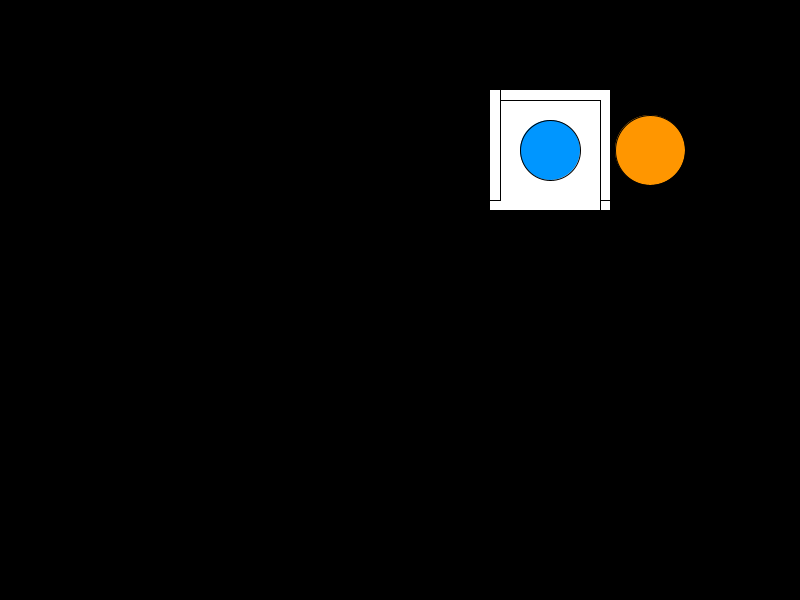
Frame 1 (no input)
Frame 60 (the mouse pressed at the canvas centre just before this capture): identical to frame 1, image omitted
Frame 120 (the mouse held since frame 60 and released just before this capture): identical to frame 1, image omitted

The Processing sketch that drew this single still picture (run headless with seeded random() and noise(); from frame 60 on, the mouse is pressed at the canvas centre):

// Processing sketch: Labyrinth
// ── Labyrinth.pde

Maze maze;
int unitSize = 100;

void setup(){
  frameRate(60);
  size(800,600);
  maze = new Maze(unitSize);
  int cols = width/unitSize, rows = height/unitSize;
  maze.generate(cols, rows, int(random(0,cols)) , int(random(0,rows)));
}

void draw(){
  background(255);
  maze.show();
}

void keyPressed(){
  if(maze.state==-1){
    if(key == 'w') maze.move(0);
    else if(key == 'd') maze.move(1);
    else if(key == 's') maze.move(2);
    else if(key == 'a') maze.move(3);
  }
  else{
    unitSize -= 10;
    maze.cellSize = unitSize;
    int cols = width/unitSize, rows = height/unitSize;
    maze.generate(cols, rows, int(random(0,cols)) , int(random(0,rows)));
  }
}
// ── Cell.pde
class Cell{
  PVector pos = new PVector();
  boolean[] sides = {true, true, true, true};
  boolean visited = false;
  
  Cell(float x, float y){
    pos.x = x;
    pos.y = y;
  }
  void show(int size){
    stroke(0);
    if(sides[0]) line(pos.x*size, pos.y*size, (pos.x+1)*size, pos.y*size);
    if(sides[1]) line((pos.x+1)*size, pos.y*size, (pos.x+1)*size, (pos.y+1)*size);
    if(sides[2]) line((pos.x+1)*size, (pos.y+1)*size, pos.x*size, (pos.y+1)*size);
    if(sides[3]) line(pos.x*size, (pos.y+1)*size, pos.x*size, pos.y*size);
  }
}
// ── Maze.pde
class Maze {
  Cell[][] grid;
  int cellSize;
  int[] end, start = new int[2];
  int state = -1;
  PVector[] fowOuter = {new PVector(0, 0), new PVector(0, height), new PVector(width, height), new PVector(width, 0)};
  ArrayList<int[]> steps = new ArrayList<int[]>();
  Maze(int size) {
    cellSize = size;
  }
  void reset(){
    state = -1;
    steps.clear();
  }
  void generate(int cols, int rows, int startX, int startY) {
    reset();
    start[0] = startX;
    start[1] = startY;
    int[] newStep = {start[0],start[1]};
    steps.add(newStep);
    grid = new Cell[cols][rows];
    for (int c = 0; c < cols; c++) {
      for (int r = 0; r < rows; r++) {
        grid[c][r] = new Cell(c, r);
      }
    }
    Pather pather = new Pather(start[0], start[1], cellSize, this.grid);
    do {
      pather.update();
    } while (pather.stack.size()>0);
    end = pather.furthest;
    print("Closest path: ", pather.biggestStack, '\n');
  }
  void show() {
    if (state==-1){
      for (int c = start[0]-1; c <= start[0]+1 && c < grid.length; c++) {
        if(c<0) c = 0;
        for (int r = start[1]-1; r <= start[1]+1 && r < grid[c].length; r++) {
          if(r<0) r = 0;
          grid[c][r].show(cellSize);
        }
      }
      fogOfWar();
      showSteps();
    }
    else{
      if (state<100) state++;
      for (int c = 0; c < grid.length; c++) {
        for (int r = 0; r < grid[c].length; r++) {
          grid[c][r].show(cellSize);
        }
      }
      showSteps();
      fogOfWar(state);
    }
    stroke(0);
    strokeWeight(1);
    fill(255, 150, 0);
    ellipse((end[0]+0.5)*cellSize, (end[1]+0.5)*cellSize, cellSize*0.7, cellSize*0.7);//Exit
    fill(0, 150, 255);
    ellipse((start[0]+0.5)*cellSize, (start[1]+0.5)*cellSize, cellSize*0.6, cellSize*0.6);//"Player"
    if(state!=-1){
      fill(249, 208, 0);
      textSize(128);
      text("Victory",width/4,height/2+height/15);
      textSize(32);
      fill(213, 178, 0);
      text("Press any key to continue...",width/5,height/2+height/8);
    }
  }
  void showSteps(){
    stroke(100,255,100);
    strokeWeight(2);
    for(int i = 1; i < steps.size(); i++) line((steps.get(i-1)[0]+0.5)*cellSize,(steps.get(i-1)[1]+0.5)*cellSize,(steps.get(i)[0]+0.5)*cellSize,(steps.get(i)[1]+0.5)*cellSize);
  }
  void move(int dir) {
    int[] newPos = {start[0], start[1]};
    switch(dir) {
    case 0: 
      newPos[1]--; 
      break;
    case 1: 
      newPos[0]++; 
      break;
    case 2: 
      newPos[1]++; 
      break;
    case 3: 
      newPos[0]--; 
      break;
    }
    if (newPos[0]>=0&&newPos[1]>=0&&newPos[0]<grid.length&&grid.length>0&&newPos[1]<grid[0].length&&!grid[start[0]][start[1]].sides[dir]) {
      start = newPos;
      steps.add(newPos);
      if (start[0]==end[0]&&start[1]==end[1]) {
        win();
      }
    }
  }
  void win() {
    state = 0;
  }
  void fogOfWar(int precent) {
    float offset = 0.1, offset2 = (1+offset*2)*unitSize;
    PVector[] fowInner = new PVector[4];
    fowInner[0] = new PVector((maze.start[0]-offset)*unitSize, (maze.start[1]-offset)*unitSize);
    fowInner[1] = new PVector(fowInner[0].x+offset2, fowInner[0].y);
    fowInner[2] = new PVector(fowInner[1].x, fowInner[1].y+offset2);
    fowInner[3] = new PVector(fowInner[2].x-offset2, fowInner[2].y);
    float adj = map(precent, 0, 100, 0, 1);
    adjust(fowInner[0],fowOuter[0],adj);
    adjust(fowInner[1],fowOuter[3],adj);
    adjust(fowInner[2],fowOuter[2],adj);
    adjust(fowInner[3],fowOuter[1],adj);
    fill(0, 0, 0, 255);
    noStroke();
    drawHole(fowOuter, fowInner);
  }
  void adjust(PVector a, PVector b, float p){
    a.x -= (a.x-b.x)*p;
    a.y -= (a.y-b.y)*p;
  }
  void fogOfWar() {
    float offset = 0.1, offset2 = (1+offset*2)*unitSize;
    PVector[] fowInner = new PVector[4];
    fowInner[0] = new PVector((maze.start[0]-offset)*unitSize, (maze.start[1]-offset)*unitSize);
    fowInner[1] = new PVector(fowInner[0].x+offset2, fowInner[0].y);
    fowInner[2] = new PVector(fowInner[1].x, fowInner[1].y+offset2);
    fowInner[3] = new PVector(fowInner[2].x-offset2, fowInner[2].y);
    fill(0, 0, 0, 255);
    noStroke();
    drawHole(fowOuter, fowInner);
  }
  void drawHole(PVector[] outer, PVector[] inner) {
    if (outer.length>0&&inner.length>0) {
      beginShape();
      vertex(outer[0].x, outer[0].y);
      for (PVector pos : inner) vertex(pos.x, pos.y);
      vertex(inner[0].x, inner[0].y);
      for (PVector pos : outer) vertex(pos.x, pos.y);
      endShape( CLOSE );
    }
  }
}
// ── Pather.pde
class Pather{
  Cell[][] grid;
  int[] pos = new int[2];
  int[] furthest = new int[2];
  ArrayList<int[]> stack = new ArrayList<int[]>();
  int cellSize, cols, rows, biggestStack = 0;
  
  Pather(int x, int y, int size, Cell[][] gridRef){
    pos[0] = x;
    pos[1] = y;
    cellSize = size;
    grid = gridRef;
    cols = grid.length;
    if(cols>0) rows = grid[0].length;
    else rows = 0;
  }
  void show(){
    noStroke();
    fill(100,255,100,100);
    rect(pos[0]*cellSize,pos[1]*cellSize,cellSize,cellSize);
  }
  void update(){
    grid[pos[0]][pos[1]].visited = true;
    ArrayList<Integer> neighbors = getNeighbors();
    if(neighbors.size()>0){
    int[] newStackItem = {pos[0], pos[1]};  
    stack.add(newStackItem);
      int next = neighbors.get(int(random(0,neighbors.size())));
      grid[pos[0]][pos[1]].sides[next] = false;
      switch(next){
        case 0: pos[1]--; break; case 1: pos[0]++; break;
        case 2: pos[1]++; break; case 3: pos[0]--; break;
      }
      grid[pos[0]][pos[1]].sides[(next+2)%4] = false;
    }
    else if(stack.size()>0){
      if(stack.size()>biggestStack){
        biggestStack = stack.size();
        furthest[0] = pos[0];
        furthest[1] = pos[1];
      }
      pos = stack.remove(stack.size()-1);
    }
  }
  ArrayList<Integer> getNeighbors(){
    ArrayList<Integer> n = new ArrayList<Integer>();
    if(pos[0]-1>=0 && !grid[pos[0]-1][pos[1]].visited) n.add(3);
    if(pos[0]+1<cols && !grid[pos[0]+1][pos[1]].visited) n.add(1);
    if(pos[1]-1>=0 && !grid[pos[0]][pos[1]-1].visited) n.add(0);
    if(pos[1]+1<rows && !grid[pos[0]][pos[1]+1].visited) n.add(2);
    return n;
  }
}
